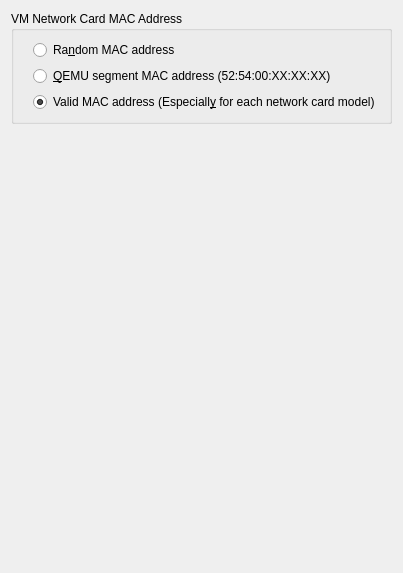
     <widget class="QWidget" name="tab_2">
      <attribute name="title">
       <string>Network</string>
      </attribute>
      <layout class="QVBoxLayout" name="verticalLayout_2">
       <item>
        <widget class="QGroupBox" name="groupBox_Network">
         <property name="title">
          <string>VM Network Card MAC Address</string>
         </property>
         <layout class="QHBoxLayout" name="horizontalLayout_8">
          <item>
           <layout class="QVBoxLayout" name="verticalLayout">
            <property name="leftMargin">
             <number>10</number>
            </property>
            <item>
             <widget class="QRadioButton" name="RB_MAC_Random">
              <property name="text">
               <string>Ra&amp;ndom MAC address</string>
              </property>
             </widget>
            </item>
            <item>
             <widget class="QRadioButton" name="RB_MAC_QEMU">
              <property name="text">
               <string>&amp;QEMU segment MAC address (52:54:00:XX:XX:XX)</string>
              </property>
             </widget>
            </item>
            <item>
             <widget class="QRadioButton" name="RB_MAC_Valid">
              <property name="text">
               <string>Valid MAC address (Especiall&amp;y for each network card model)</string>
              </property>
              <property name="checked">
               <bool>true</bool>
              </property>
             </widget>
            </item>
           </layout>
          </item>
         </layout>
        </widget>
       </item>
       <item>
        <spacer name="verticalSpacer">
         <property name="orientation">
          <enum>Qt::Vertical</enum>
         </property>
         <property name="sizeHint" stdset="0">
          <size>
           <width>20</width>
           <height>438</height>
          </size>
         </property>
        </spacer>
       </item>
      </layout>
     </widget>
